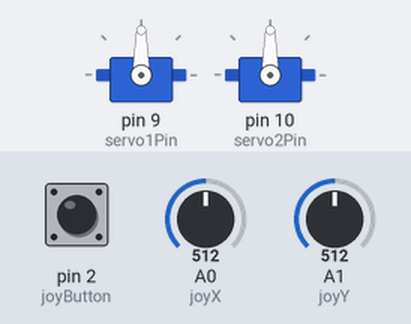
A sketch run on a simulated Arduino Uno, built with avr-gcc and run on an emulated ATmega328P. On the bench: 2 × servo. The test bench sets the inputs (shaded band); at power-on: A0 (joyX) = 512, A1 (joyY) = 512, pin 2 (joyButton) HIGH.

Above: at 1.2 s.
1.3 s: A0 (joyX) set to 716
At 2.0 s:
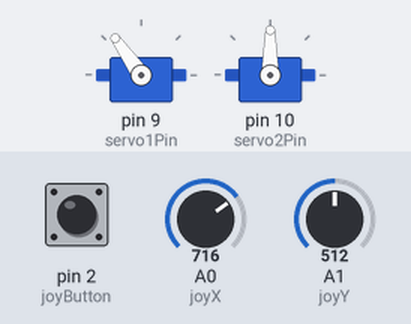
2.8 s: A1 (joyY) set to 716
At 4.0 s:
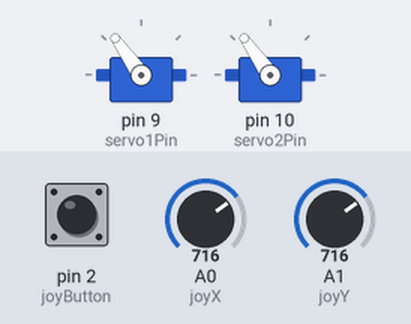
4.3 s: A0 (joyX) set to 900
At 5.3 s:
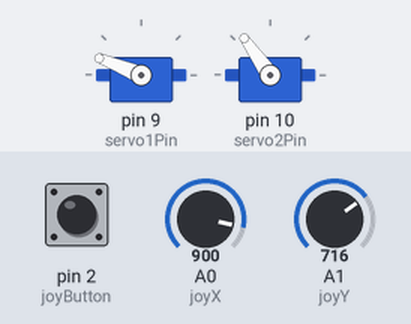
5.8 s: A1 (joyY) set to 900
At 6.5 s:
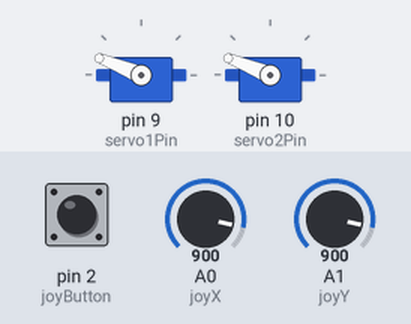
7.3 s: A0 (joyX) set to 1023
At 7.7 s:
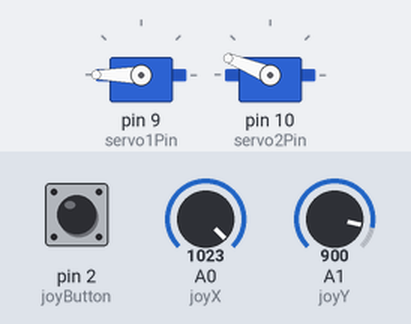
8.8 s: A1 (joyY) set to 1023
At 10.1 s:
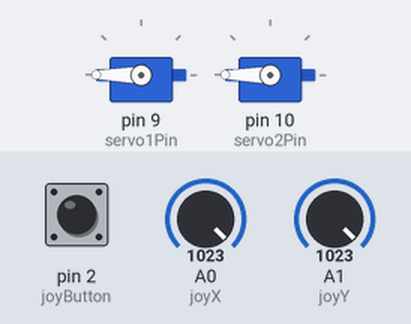
Timing chart, 0 to 11.3 s (numbered marks = the images above; inputs shaded):
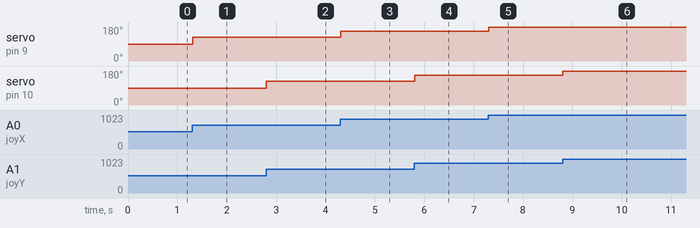

Measured:
- after the input at 1.3 s, servo on pin 9 (servo1Pin): 90° → 125° at once
- after the input at 2.8 s, servo on pin 10 (servo2Pin): 90° → 125° at once
- after the input at 4.3 s, servo on pin 9 (servo1Pin): 125° → 158° at once
- after the input at 5.8 s, servo on pin 10 (servo2Pin): 125° → 158° at once
- after the input at 7.3 s, servo on pin 9 (servo1Pin): 158° → 180° at once
- after the input at 8.8 s, servo on pin 10 (servo2Pin): 158° → 180° at once

The sketch:

currentcamcontrol.ino
```cpp
#include <Servo.h>

// Create the two servo objects
Servo servo1;
Servo servo2;

// Joystick analog input pins
const int joyX = A0;
const int joyY = A1;

// Servo signal pins
const int servo1Pin = 9;
const int servo2Pin = 10;

// Joystick pushbutton pin
const int joyButton = 2;

// Servo positions
const int neutralAngle = 90;
int angle1 = neutralAngle;
int angle2 = neutralAngle;

// Joystick center and dead zone
const int joystickCenter = 512;
const int deadZone = 40;

// Button state tracking
int lastButtonState = HIGH;

void setup() {
  servo1.attach(servo1Pin);
  servo2.attach(servo2Pin);

  // Start both servos at neutral
  servo1.write(angle1);
  servo2.write(angle2);

  // Most joystick buttons connect to GND when pressed
  pinMode(joyButton, INPUT_PULLUP);

  Serial.begin(9600);
}

void loop() {
  int xValue = analogRead(joyX);
  int yValue = analogRead(joyY);
  int buttonState = digitalRead(joyButton);

  // Reset both servos only when the button is pressed
  if (buttonState == LOW && lastButtonState == HIGH) {
    angle1 = neutralAngle;
    angle2 = neutralAngle;
  } else {
    // Update Servo 1 only when the horizontal joystick moves
    if (abs(xValue - joystickCenter) > deadZone) {
      angle1 = map(xValue, 0, 1023, 0, 180);
    }

    // Update Servo 2 only when the vertical joystick moves
    if (abs(yValue - joystickCenter) > deadZone) {
      angle2 = map(yValue, 0, 1023, 0, 180);
    }
  }

  // Keep the servos at their stored positions
  servo1.write(constrain(angle1, 0, 180));
  servo2.write(constrain(angle2, 0, 180));

  lastButtonState = buttonState;

  delay(15);
}
```
